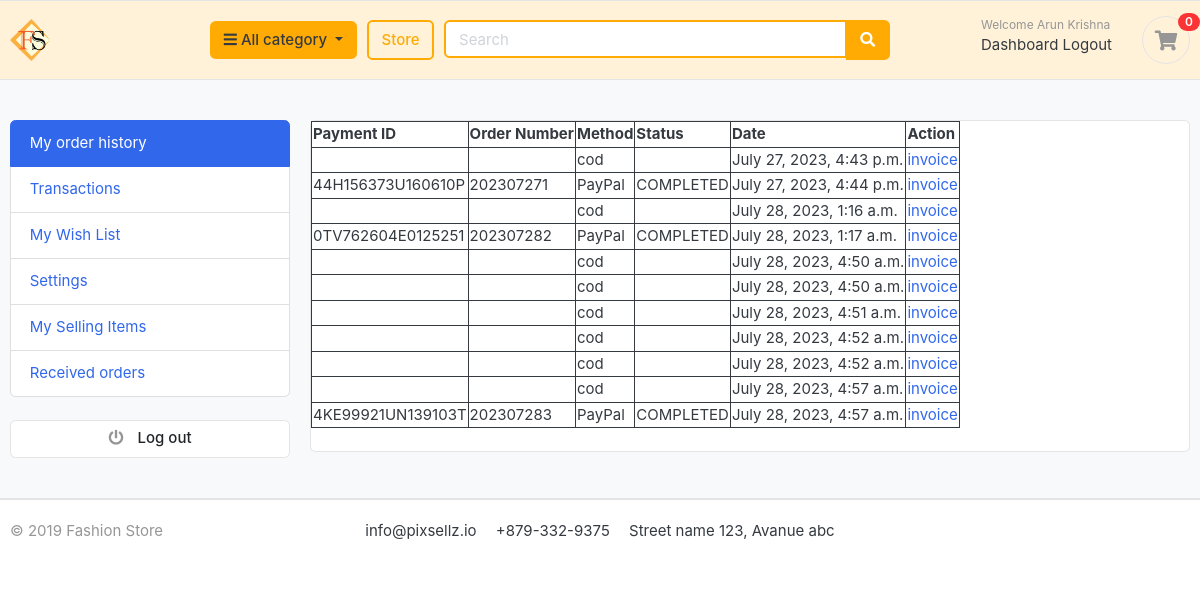
The page /user_view_transaction_details/ (signed in) on the database its author committed.
### store/models.py (models this page shows)
class Payment(models.Model):
	user = models.ForeignKey(User, on_delete=models.CASCADE)
	payment_id = models.CharField(max_length=100)
	order_number = models.CharField(max_length=50)
	payment_method = models.CharField(max_length=100)
	amount_payed = models.CharField(max_length=100)
	status = models.CharField(max_length=100)
	created_at = models.DateTimeField(auto_now_add=True)

### store/views.py (the view)
# urls.py: path('user_view_transaction_details/', views.user_view_transaction_details, name="user_view_transaction_details"),
def user_view_transaction_details(request):
    transaction_list = Payment.objects.all().filter(user=request.user)
    context = {'transaction_list':transaction_list}
    return render(request, 'user/user_view_transaction_details.html', context)

### store/context_processors.py (called while the page is built)
def category_list_processor(request):
    category_list = Category.objects.all()
    return {'category_list': category_list}

def cart_counter(request):
    cart_count = 0
    try:
        if request.user.is_authenticated:
            cart_items = CartItems.objects.all().filter(user=request.user)
        else:
            cart = uCart.objects.filter(cart_id=_cart_id(request))
            cart_items = CartItems.objects.all().filter(cart=cart[:1])
        for cart_item in cart_items:
            cart_count += cart_item.quantity
    except uCart.DoesNotExist:
        cart_count=0
    return dict(cart_count=cart_count)

### store/templates/user/user_view_transaction_details.html (shortened to what this page needs)
{% extends "../store/main.html" %}
{%load static%}
{%block body%}
<section class="section-conten padding-y bg">
<div class="container">
	<aside class="row">
		{%include 'user/dashboard_sidenav.html'%}
	<main class="col-md-9">
		<article class="card">
		<div class="table-responsive">
          <table class="table-content">
            <thead>
            <tr>
              	<th>Payment ID</th>
				<th>Order Number</th>
				<th>Method</th>
				<th>Status</th>
				<th>Date</th>
				<th>Action</th>
            </tr>
            </thead>
			  {%for tl in transaction_list%}
			<tbody>
            <tr>
              	<td>{{tl.payment_id}}</td>
				<td>{{tl.order_number}}</td>
				<td>{{tl.payment_method}}</td>
				<td>{{tl.status}}</td>
				<td>{{tl.created_at}}</td>
				<td><a href="../order_complete?payment_id={{tl.payment_id}}&order_number={{tl.order_number}}">invoice</a></td>
            </tr>
            </tbody>
			  {%endfor%}
          </table>
		</div>
			<aside class="col-md-4">
			</aside>
		</article>
	</main>
	</aside>
</div>
</section>
{%endblock%}

### store/templates/store/main.html (shortened to what this page needs)
<!DOCTYPE HTML>
{% load static %}
<html lang="en">
<head>
<link href="{%static 'css/bootstrap.css'%}" rel="stylesheet" type="text/css"/>
<link href="{%static 'fonts/fontawesome/css/all.min.css'%}" type="text/css" rel="stylesheet">
<link href="{%static 'css/ui.css'%}" rel="stylesheet" type="text/css"/>
<link href="{%static 'css/responsive.css'%}" rel="stylesheet" media="only screen and (max-width: 1200px)" />
</head>
<body>
<header class="section-header">
<section class="header-main border-bottom" style="background-color:#fff2d9;">
	<div class="container">
<div class="row align-items-center">
	<div class="col-lg-2 col-md-3 col-6">
		<a href="/index" class="brand-wrap">
			<img class="logo" src="{%static 'images_1/logo3.png'%}">
		</a>
	</div>
	<div class="col-lg col-sm col-md col-6 flex-grow-0">
		<div class="category-wrap dropdown d-inline-block float-right">
			<button type="button" class="btn  dropdown-toggle" data-toggle="dropdown" style="background-color:#ffab03;">
				<i class="fa fa-bars"></i> All category
			</button>
		</div>
	</div>
	<a href="/view_store" class="btn btn-outline-primary store-btn">Store</a>
	<div class="col-lg  col-md-6 col-sm-12 col">
		<form action="{%url 'search_product'%}" class="search" method="post">
			<div class="input-group w-100">
			    <input type="text" name="query" class="form-control search-text-box" style="width:60%;" placeholder="Search">
			    <div class="input-group-append">
			      <button class="btn btn-primary btn-search" type="submit">
			        <i class="fa fa-search"></i>
			      </button>
			    </div>
		    </div>
		</form>
	</div>
	<div class="col-lg-3 col-sm-6 col-8 order-2 order-lg-3">
				<div class="d-flex justify-content-end mb-3 mb-lg-0">
					<div class="widget-header">
						<small class="title text-muted">Welcome {%if user.is_authenticated%}{{user.first_name}} {{user.last_name}}{%else%}guest!{%endif%}</small>
						<div>
							{%if user.is_authenticated%}
							<a href="{%url 'user_dashboard'%}">Dashboard</a>
							<a href="/customer_logout"> Logout</a>
							{%else%}
							<a href="{%url 'login'%}">Sign in</a> <span class="dark-transp"> | </span>
							<a href="/register"> Register</a>
							{%endif%}
						</div>
					</div>
					<a href="/cart" class="widget-header pl-3 ml-3">
						<div class="icon icon-sm rounded-circle border"><i class="fa fa-shopping-cart"></i></div>
						<span class="badge badge-pill badge-danger notify">{{cart_count}}</span>
					</a>
				</div>
			</div>
</div>
	</div>
</section>
</header>
{%block body%}{%endblock%}
<footer class="section-footer border-top">
	<div class="container">
		<section class="footer-bottom border-top row">
			<div class="col-md-2">
				<p class="text-muted"> &copy 2019 Fashion Store </p>
			</div>
			<div class="col-md-8 text-md-center">
				<span  class="px-2">info@pixsellz.io</span>
				<span  class="px-2">+879-332-9375</span>
				<span  class="px-2">Street name 123, Avanue abc</span>
			</div>
			<div class="col-md-2 text-md-right text-muted">
			</div>
		</section>
	</div>
</footer>
</body>
</html>

### static/css/ui.css (style rules this page uses)
html { font-family: "Inter", sans-serif; font-size: 15px; }
.icon-xs, .icon-sm, .icon-md, .icon-lg { display: inline-block; text-align: center; flex-shrink: 0; flex-grow: 0; }
.icon-sm { width: 48px; height: 48px; line-height: 48px !important; font-size: 20px; }
.padding-y { padding-top: 40px; padding-bottom: 40px; }
article:after, .form-group:after { display: block; clear: both; content: ""; }
.bg { background-color: #f8f9fa; }
p:last-child { margin-bottom: 0; }
.header-main { position: relative; padding-top: 1rem; padding-bottom: 1rem; }
.brand-wrap .logo, .navbar-brand .logo { margin-right: 7px; max-height: 42px; display: inline-block; }
.widget-header { display: inline-block; vertical-align: middle; position: relative; }
.widget-header a { color: #343a40; }
.widget-header i { color: #969696; }
.widget-header .title { display: block; }
.widget-header .notify { position: absolute; top: -3px; right: -10px; }
.footer-bottom { padding-top: 20px; padding-bottom: 20px; }
.notify { position: absolute; top: -4px; right: -10px; display: inline-block; padding: 0.25em 0.6em; font-size: 12px; line-height: 1; text-align: center; border-radius: 3rem; color: #fff; background-color: #fa3434; }

### store/templates/store/main.html (style rules this page uses)
.store-btn { border:2px solid #ffab03; color:#ffab03; }
.btn-search { border:2px solid #ffab03; background-color:#ffab03; }
.search-text-box { border:2px solid #ffab03; }

### store/templates/user/user_view_transaction_details.html (style rules this page uses)
.table-content, th, td { border: 1px solid; }

### rows shown on the page
Payment: payment_method "cod", created_at "July 27, 2023, 4:43 p.m."
Payment: payment_id "44H156373U160610P", order_number "202307271", payment_method "PayPal", status "COMPLETED", created_at "July 27, 2023, 4:44 p.m."
Payment: payment_method "cod", created_at "July 28, 2023, 1:16 a.m."
Payment: payment_id "0TV762604E0125251", order_number "202307282", payment_method "PayPal", status "COMPLETED", created_at "July 28, 2023, 1:17 a.m."
Payment: payment_method "cod", created_at "July 28, 2023, 4:50 a.m."
Payment: payment_method "cod", created_at "July 28, 2023, 4:50 a.m."
Payment: payment_method "cod", created_at "July 28, 2023, 4:51 a.m."
Payment: payment_method "cod", created_at "July 28, 2023, 4:52 a.m."
Payment: payment_method "cod", created_at "July 28, 2023, 4:52 a.m."
Payment: payment_method "cod", created_at "July 28, 2023, 4:57 a.m."
Payment: payment_id "4KE99921UN139103T", order_number "202307283", payment_method "PayPal", status "COMPLETED", created_at "July 28, 2023, 4:57 a.m."

### other values the page prints
{{ user.first_name }} "Arun"
{{ user.last_name }} "Krishna"
{{ cart_count }} "0"
